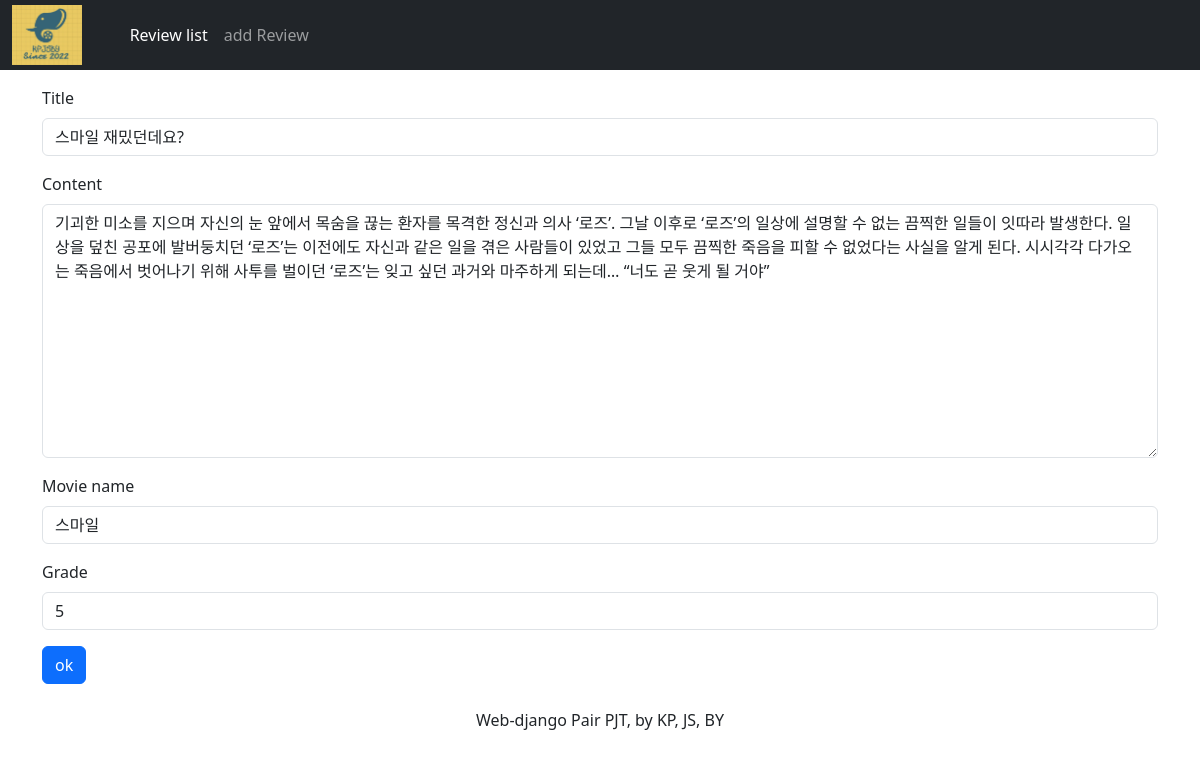
Page /update/5 on the committed database.
### reviews/models.py (models this page shows)
class Reviews(models.Model):
    title = models.CharField(max_length=20)
    content = models.TextField()
    movie_name = models.CharField(max_length=20)
    grade = models.IntegerField(default=3)
    created_at = models.DateTimeField(auto_now_add=True)
    updated_at = models.DateTimeField(auto_now=True)

### reviews/views.py (the view)
# urls.py: path("update/<int:pk>", views.update, name="update"),
def update(request, pk):
    review = Reviews.objects.get(pk=pk)
    if request.method == "POST":
        review_form = ReviewForm(request.POST, instance=review)
        if review_form.is_valid():
            review_form.save()
            return redirect("reviews:detail", review.pk)
    else:
        review_form = ReviewForm(instance=review)
    context = {
        "review_form": review_form,
        "review": review,
    }
    return render(request, "reviews/create.html", context)

### reviews/forms.py
class ReviewForm(ModelForm):
    class Meta:
        model = Reviews
        fields = "__all__"
        widgets = {
            "grade": NumberInput(
                attrs={
                    "maxlength": "1",
                    "max": "5",
                    "min": "1",
                }
            ),
        }

### reviews/templates/reviews/create.html (shortened to what this page needs)
{% extends 'base.html' %}
{% load django_bootstrap5 %}
{% load static %}
{% block content %}
<div class="container my-3">
  <form action="" method="POST">
    {% bootstrap_field review_form.title %}
    {% bootstrap_field review_form.content %}
    {% bootstrap_field review_form.movie_name %}
    {% bootstrap_field review_form.grade max="5" min="1" %}
    {% bootstrap_button button_type="submit" content="ok" %}
  </form>
</div>
{% endblock %}

### rows in the picture
Reviews: title "스마일 재밌던데요?", content "기괴한 미소를 지으며 자신의 눈 앞에서 목숨을 끊는 환자를 목격한 정신과 의사 ‘로즈’. 그날 이후로 ‘로즈’의 일상에 설명할 수 없는 끔찍한 일들이 잇따라 발생한다. 일상을 덮친 공포에 발버둥치던 ‘로즈’는 이전에도 자신과 같은 일을 겪은 사람들이 있었고 그들 모두 끔찍한 죽음을 피할 수 없었다는 사실을 알게 된다. 시시각각 다가오는 죽음에서 벗어나기 위해 사투를 벌이던 ‘로즈’는 잊고 싶던 과거와 마주하게 되는데… “너도 곧 웃게 될 거야”", movie_name "스마일", grade "5"
